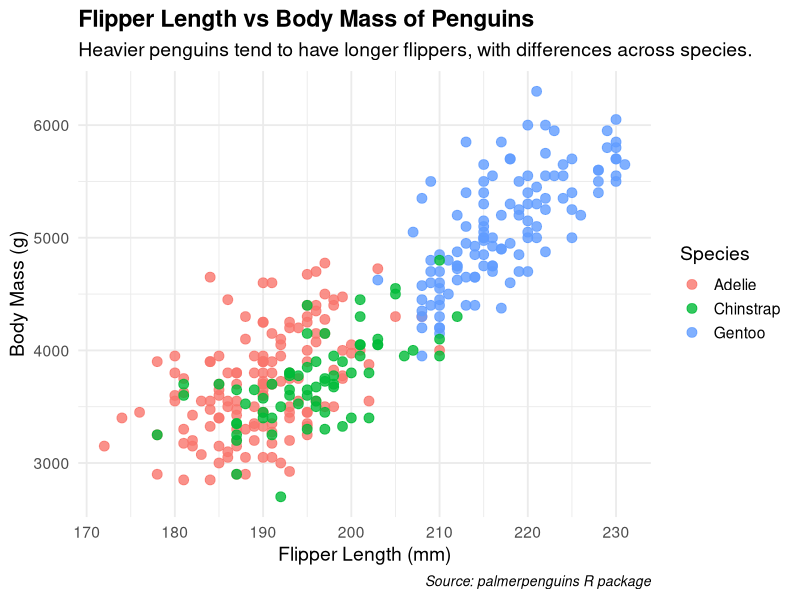

Write the R code that produced this figure.
## ---- chunk 1
suppressPackageStartupMessages(library(tidyverse))
library(palmerpenguins)
## ---- chunk 2
# Remove rows with missing values for clean plotting
penguins_clean <- penguins %>% drop_na()

# Create the plot
ggplot(penguins_clean, aes(x = flipper_length_mm, y = body_mass_g, color = species)) +
  geom_point(alpha = 0.8, size = 3) +
  labs(
    title = "Flipper Length vs Body Mass of Penguins",
    subtitle = "Heavier penguins tend to have longer flippers, with differences across species.",
    caption = "Source: palmerpenguins R package",
    x = "Flipper Length (mm)",
    y = "Body Mass (g)",
    color = "Species"
  ) +
  theme_minimal(base_size = 14) +
  theme(
    plot.title = element_text(face = "bold"),
    plot.caption = element_text(size = 10, face = "italic")
  )
